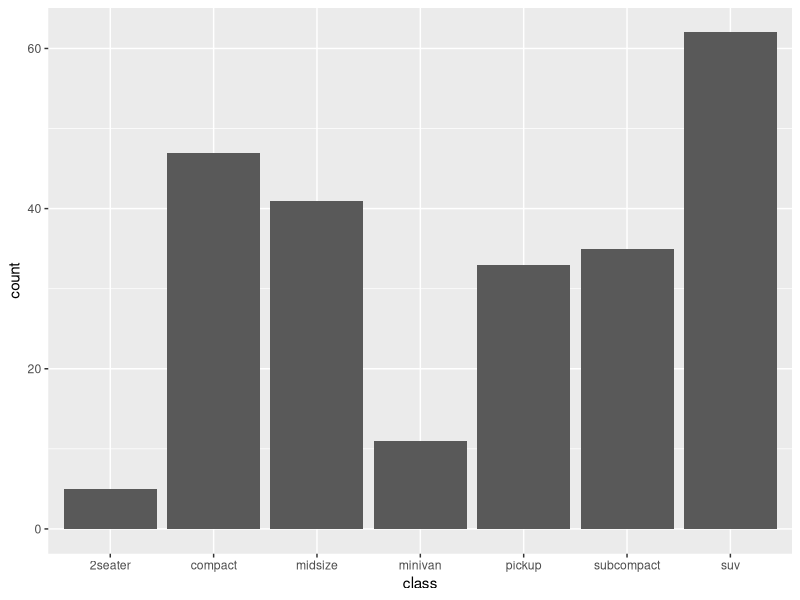
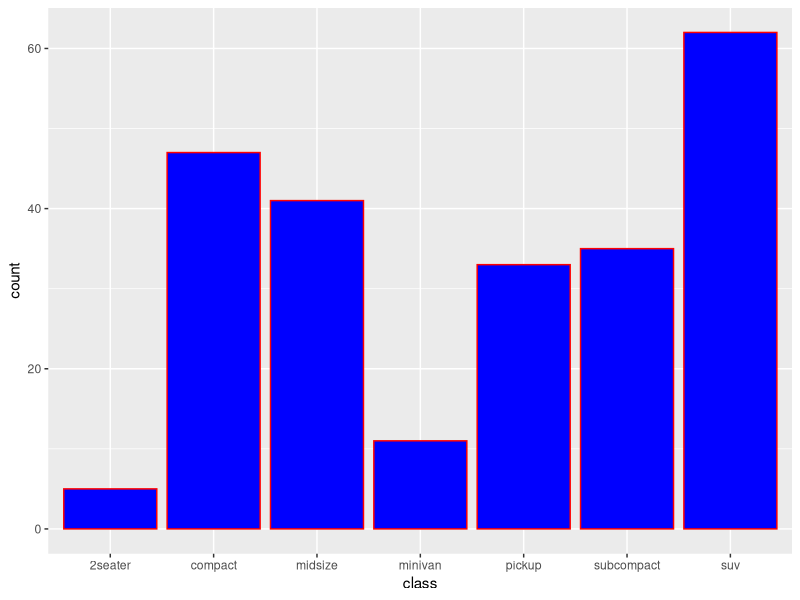
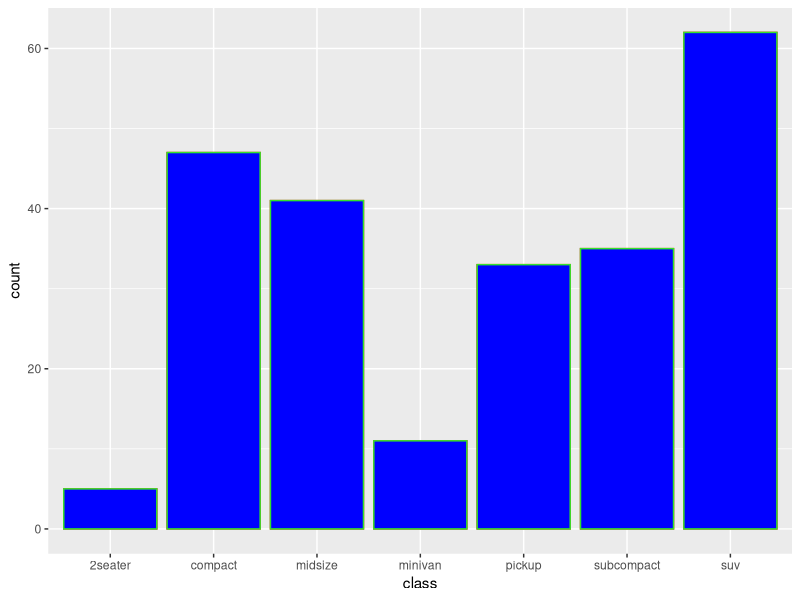
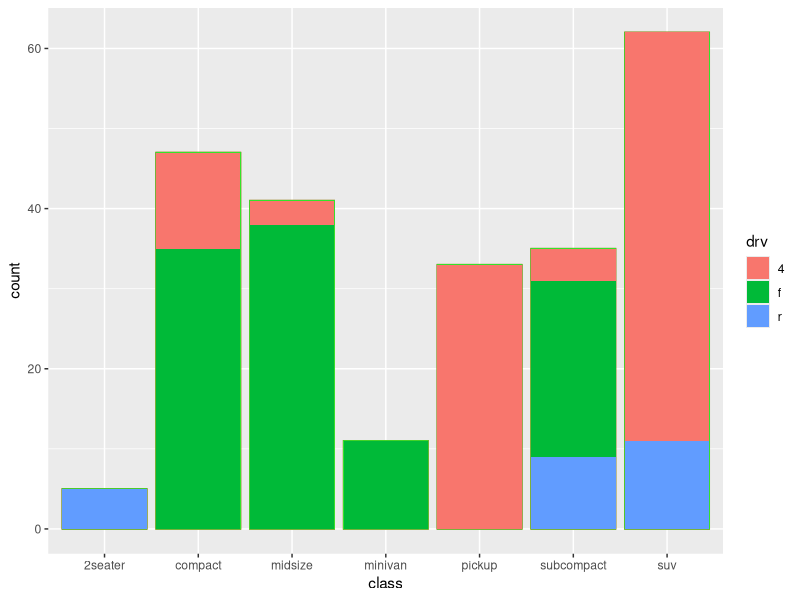

The R source for these figures, in order:
# barplots
library(ggplot2)
datos <- mpg
head(datos)
str(datos)

grafico <- ggplot(datos, aes(x = class))
grafico <- grafico + geom_bar()
print(grafico)

grafico <- grafico + geom_bar(color = 'red', fill = 'blue')
print(grafico)

grafico <- grafico + geom_bar(color = '#33e32a', fill = 'blue')
print(grafico)

grafico <- grafico + geom_bar(aes(fill = drv))
print(grafico)
